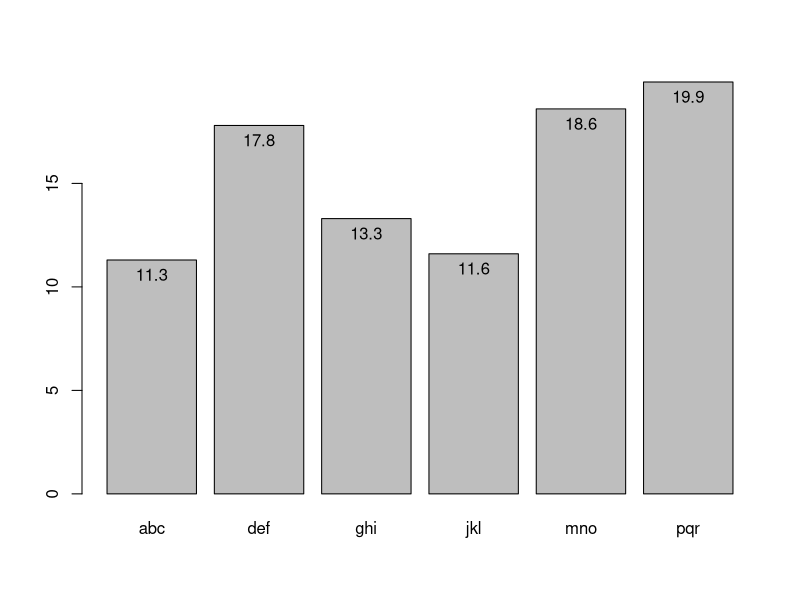

This figure's R source:
set.seed(28)
values = round(rnorm(6, 18, 3.5), 1);
names(values) <- c('abc', 'def', 'ghi', 'jkl', 'mno', 'pqr');

y_coords = barplot(values)

text(y_coords, values, labels=values, pos=1)
